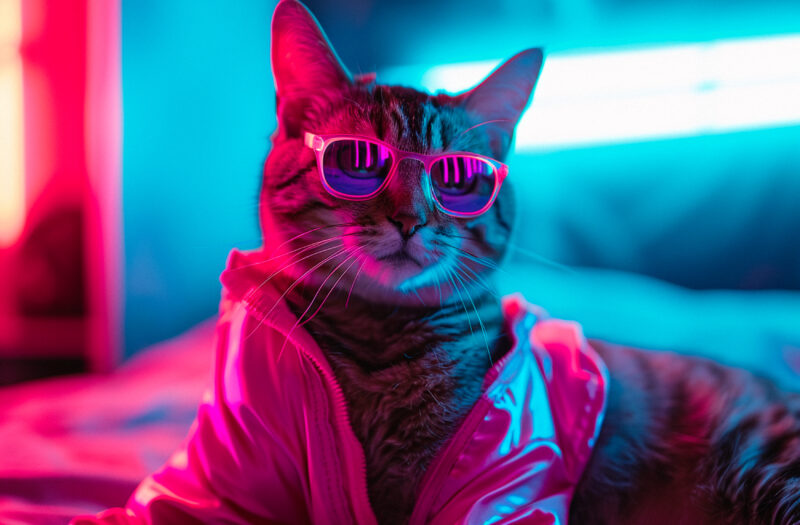
#> input picture Filter_Technics/pictures/cat.jpg, 800 x 525 px
$ python -i __learning__.py   (imports and definitions only)
#> lines starting #> are read from the running program, lines starting #| are printed output that depends on the picture
# Import the OpenCV library for computer vision tasks
import cv2
import matplotlib.pyplot as plt
import numpy as np

# Import the constants variables
from __CONSTANTS__ import *


# [103 lines left out: functions camera, getHistogram, not called in this run]


def histogramsBB(image: str):
#> called with image = 'pictures/cat.jpg'
    img = cv2.imread(image)
#> img is the input picture: shape (525, 800, 3); mean B, G, R 138.5, 93.3, 96.3
    assert img is not None, "file could not be read, check with os.path.exists()"

    color = ('b', 'g', 'r')

    ycrcb_img = cv2.cvtColor(img, cv2.COLOR_BGR2YCrCb)
#> ycrcb_img: shape (525, 800, 3); mean of channels 0, 1, 2 99.4, 125.8, 150.1

    # equalize the histogram of the Y channel
    ycrcb_img[:, :, 0] = cv2.equalizeHist(ycrcb_img[:, :, 0])
#> ycrcb_img: shape (525, 800, 3); mean of channels 0, 1, 2 128.3, 125.8, 150.1

    # convert back to RGB color-space from YCrCb
    equalized_img = cv2.cvtColor(ycrcb_img, cv2.COLOR_YCrCb2BGR)
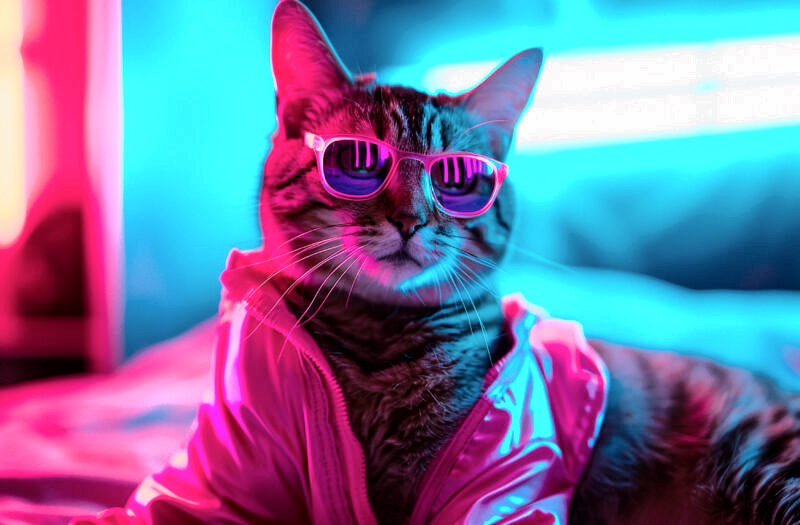
#> equalized_img: shape (525, 800, 3); mean B, G, R 161.1, 120.1, 119.7

    for i, col in enumerate(color):
        histr = cv2.calcHist([equalized_img], [i], None, [MAX_PIXELS], [MIN_PIXELS, MAX_PIXELS])
        plt.plot(histr, color=col)
        plt.xlim([MIN_PIXELS, MAX_PIXELS])

    cv2.imshow('Source image', img)
    cv2.imshow('equalized_img', equalized_img)
    plt.show()
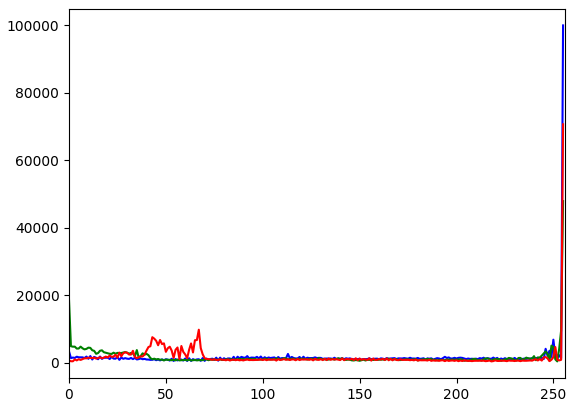
#> figure drawn by matplotlib, 1 panel; curve peaks at x = 255, y = 100011; curve peaks at x = 255, y = 47886; curve peaks at x = 255, y = 70664

    c = cv2.waitKey(1)
#> (key Esc is pressed here)
    if c == ESCAPE_KEY:
        cv2.destroyAllWindows()


# [29 lines left out: functions smoothingFilter, sharpeningFilter, not called in this run]

>>> result = histogramsBB('pictures/cat.jpg')
